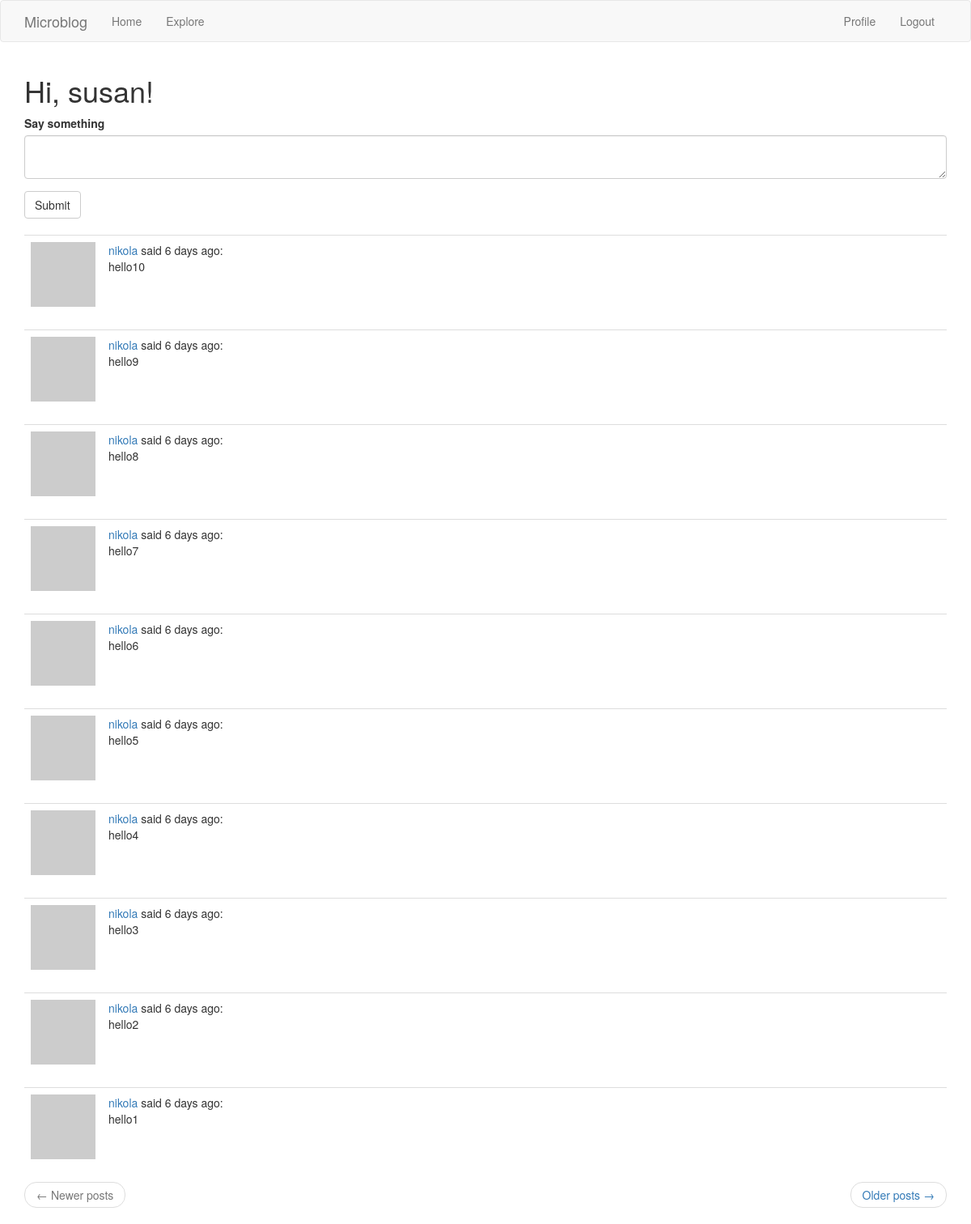
Before: /index (signed in) with the older database file.
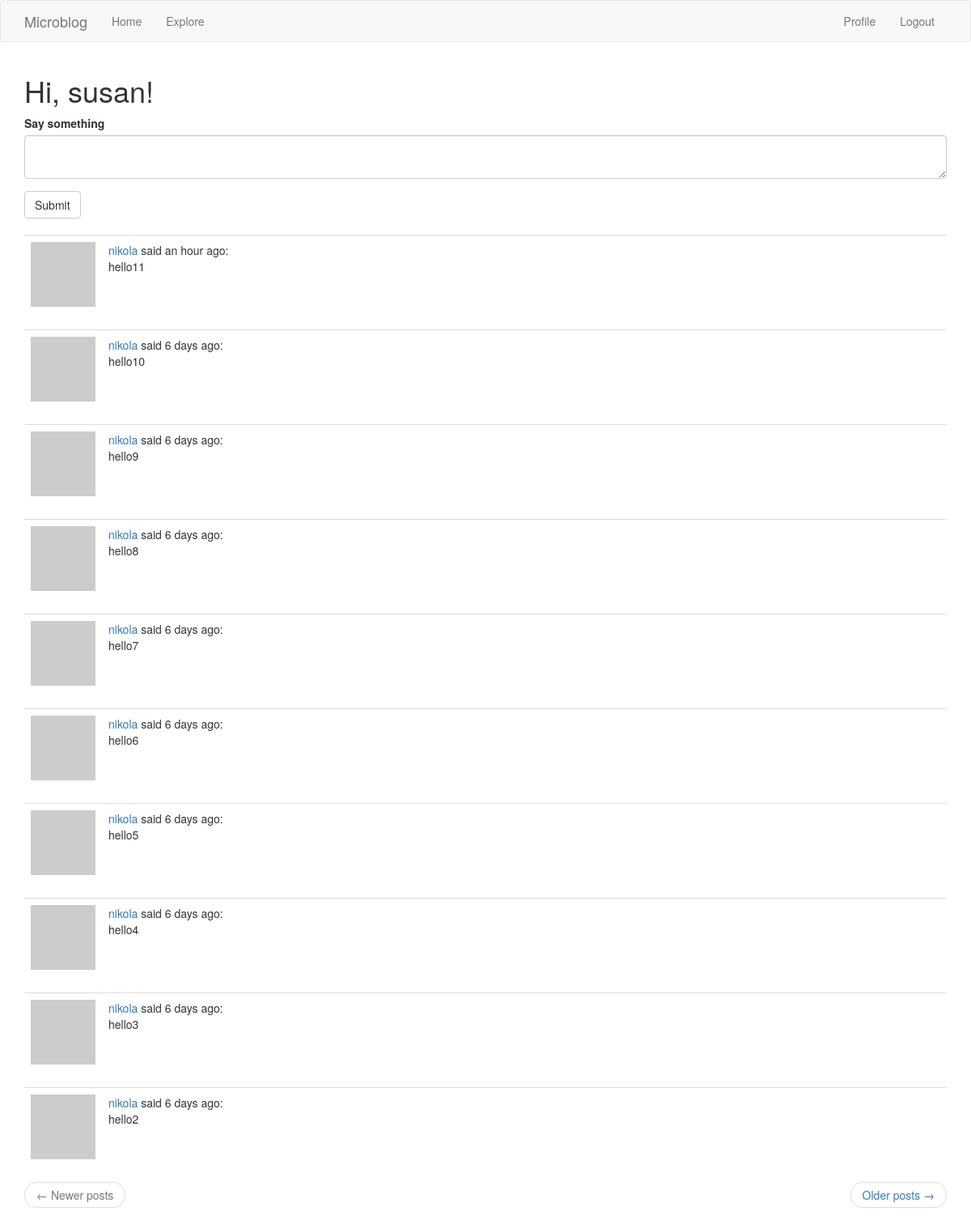
After: the same page with the newer database file.
### app1/models.py (models this page shows, shortened)
class User(UserMixin, db.Model):
    id = db.Column(db.Integer, primary_key=True)
    username = db.Column(db.String(64), index=True, unique=True)
    email = db.Column(db.String(120), index=True, unique=True)
    password_hash = db.Column(db.String(128))
    posts = db.relationship('Post', backref='author', lazy='dynamic')
    about_me = db.Column(db.String(140))
    last_seen = db.Column(db.DateTime, default=datetime.utcnow)
    follows = db.relationship(
        'User', secondary=followers,
        primaryjoin=(followers.c.follower_id == id),
        secondaryjoin=(followers.c.followed_id == id),
        backref=db.backref('followers', lazy='dynamic'), lazy='dynamic')
    def avatar(self, size):
        digest = md5(self.email.lower().encode('utf-8')).hexdigest()
        return 'https://www.gravatar.com/avatar/{}?d=identicon&s={}'.format(digest, size)
    def followed_posts(self):
        followed = Post.query.join(
            followers, followers.c.followed_id == Post.user_id).filter(
                followers.c.follower_id == self.id)
        return followed.union(self.posts).order_by(Post.timestamp.desc())

class Post(db.Model):
    id = db.Column(db.Integer, primary_key=True)
    body = db.Column(db.String(140))
    timestamp = db.Column(db.DateTime, index=True, default=datetime.utcnow)
    user_id = db.Column(db.Integer, db.ForeignKey('user.id'))

### app1/routes.py (the view)
@app.route('/', methods=['GET', 'POST'])
@app.route('/index', methods=['GET', 'POST'])
@login_required
def index():
    form = PostForm()
    if form.validate_on_submit():
        post = Post(body=form.post.data, author=current_user)
        db.session.add(post)
        db.session.commit()
        flash('Your post is now live!')
        return redirect(url_for('index'))
    page = request.args.get('page', 1, type=int)
    posts = current_user.followed_posts().paginate(
        page, app.config['POSTS_PER_PAGE'], False)
    next_url = url_for('index', page=posts.next_num) \
        if posts.has_next else None
    prev_url = url_for('index', page=posts.prev_num) \
        if posts.has_prev else None
    return render_template('index.html', title='Home', posts=posts.items, form=form, next_url=next_url, prev_url=prev_url)

### app1/forms.py
class PostForm(FlaskForm):
    post = TextAreaField('Say something', validators=[DataRequired(), Length(min=1, max=140)])
    submit = SubmitField('Submit')

### app1/models.py (called while the page is built)
@login.user_loader
def load_user(id):
    return User.query.get(int(id))

### app1/routes.py (called while the page is built)
@app.before_request
def before_request():
    if current_user.is_authenticated:
        current_user.last_seen = datetime.utcnow()
        db.session.commit()

### app1/templates/index.html
{% extends "base.html" %}
{% import 'bootstrap/wtf.html' as wtf %}
{% block app_content %}
        <h1>Hi, {{ current_user.username }}!</h1>
        {% if form %}
                {{ wtf.quick_form(form) }}
                <br>
        {% endif %}
        {% for post in posts %}
        	{% include "_post.html" %}
        {% endfor %}
        <nav aria-label="...">
                <ul class="pager">
                    <li class="previous{% if not prev_url %} disabled{% endif %}">
                        <a href="{{ prev_url or '#' }}">
                            <span aria-hidden="true">&larr;</span> Newer posts
                        </a>
                    </li>
                    <li class="next{% if not next_url %} disabled{% endif %}">
                        <a href="{{ next_url or '#' }}">
                            Older posts <span aria-hidden="true">&rarr;</span>
                        </a>
                    </li>
                </ul>
        </nav>
{% endblock %}}

### app1/templates/base.html (shortened to what this page needs)
{% extends 'bootstrap/base.html' %}
{% block navbar %}
    <nav class="navbar navbar-default">
        <div class="container">
            <div class="navbar-header">
                <a class="navbar-brand" href="{{ url_for('index') }}">Microblog</a>
            </div>
            <div class="collapse navbar-collapse" id="bs-example-navbar-collapse-1">
                <ul class="nav navbar-nav">
                    <li><a href="{{ url_for('index') }}">Home</a></li>
                    <li><a href="{{ url_for('explore') }}">Explore</a></li>
                </ul>
                <ul class="nav navbar-nav navbar-right">
                    {% if current_user.is_anonymous %}
                    <li><a href="{{ url_for('login') }}">Login</a></li>
                    {% else %}
                    <li><a href="{{ url_for('user', username=current_user.username) }}">Profile</a></li>
                    <li><a href="{{ url_for('logout') }}">Logout</a></li>
                    {% endif %}
                </ul>
            </div>
        </div>
    </nav>
{% endblock %}
{% block content %}
    <div class="container">
        {% block app_content %}
        {% endblock %}
    </div>
{% endblock %}

### app1/templates/_post.html
<table class="table table-hover">
    <tr>
        <td width="70px">
            <a href="{{ url_for('user', username=post.author.username) }}">
                <img src="{{ post.author.avatar(70) }}" />
            </a>
        </td>
        <td>
            <a href="{{ url_for('user', username=post.author.username) }}">
                {{ post.author.username }}
            </a>
            said {{ moment(post.timestamp).fromNow() }}:
            <br>
            {{ post.body }}
        </td>
    </tr>
</table>

Changed rows visible on the page:
no longer on this page (row unchanged): Post: author.username "nikola", timestamp "6 days ago", body "hello1"
added Post: author.username "nikola", timestamp "an hour ago", body "hello11"
